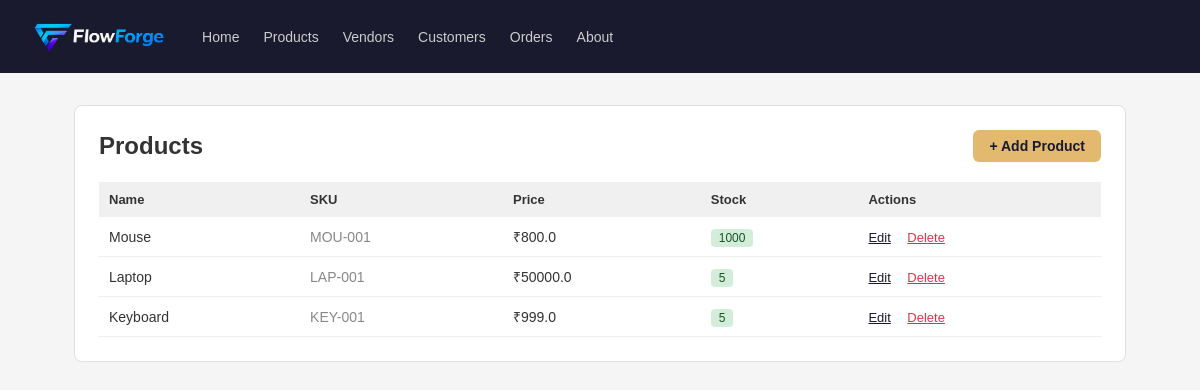
Page /products on the committed database.
### tables this page shows
CREATE TABLE products (
            id INTEGER PRIMARY KEY AUTOINCREMENT,
            name TEXT NOT NULL,
            sku TEXT UNIQUE NOT NULL,
            unit_price REAL NOT NULL,
            stock_qty INTEGER DEFAULT 0,
            description TEXT
        );

### App.py (the view)
@app.route('/products')
def products_list():
    db = get_db()
    products = db.execute('SELECT * FROM products').fetchall()
    db.close()
    return render_template('products/list.html', products=products)

### database.py (called while the page is built)
def get_db():
    conn = sqlite3.connect(DATABASE)
    conn.row_factory = sqlite3.Row
    return conn

### templates/products/list.html (shortened to what this page needs)
{% extends "base.html" %}
{% block content %}
<div class="card">
    <div style="display: flex; justify-content: space-between; align-items: center;">
        <h2>Products</h2>
        <a href="/products/add" style="background: #e2b96f; color: #1a1a2e; padding: 8px 16px;
           border-radius: 6px; text-decoration: none; font-size: 14px; font-weight: 600;">
            + Add Product
        </a>
    </div>
    <table style="width: 100%; border-collapse: collapse; margin-top: 20px;">
        <thead>
            <tr style="background: #f0f0f0;">
                <th style="padding: 10px; text-align: left; font-size: 13px;">Name</th>
                <th style="padding: 10px; text-align: left; font-size: 13px;">SKU</th>
                <th style="padding: 10px; text-align: left; font-size: 13px;">Price</th>
                <th style="padding: 10px; text-align: left; font-size: 13px;">Stock</th>
                <th style="padding: 10px; text-align: left; font-size: 13px;">Actions</th>
            </tr>
        </thead>
        <tbody>
            {% for product in products %}
            <tr style="border-bottom: 1px solid #eee;">
                <td style="padding: 10px; font-size: 14px;">{{ product['name'] }}</td>
                <td style="padding: 10px; font-size: 14px; color: #888;">{{ product['sku'] }}</td>
                <td style="padding: 10px; font-size: 14px;">₹{{ product['unit_price'] }}</td>
                <td style="padding: 10px; font-size: 14px;">
                    <span style="background: {% if product['stock_qty'] < 5 %}#f8d7da{% else %}#d4edda{% endif %};
                                 color: {% if product['stock_qty'] < 5 %}#721c24{% else %}#155724{% endif %};
                                 padding: 2px 8px; border-radius: 4px; font-size: 12px;">
                        {{ product['stock_qty'] }}
                    </span>
                </td>
                <td style="padding: 10px;">
                    <a href="/products/edit/{{ product['id'] }}"
                       style="font-size: 13px; color: #1a1a2e; margin-right: 12px;">Edit</a>
                    <a href="/products/delete/{{ product['id'] }}"
                       style="font-size: 13px; color: #dc3545;"
                       onclick="return confirm('Delete karna chahte ho?')">Delete</a>
                </td>
            </tr>
            {% else %}
            <tr>
                <td colspan="5" style="padding: 20px; text-align: center; color: #aaa; font-size: 14px;">
                    Koi product nahi abhi. "+ Add Product" click karo!
                </td>
            </tr>
            {% endfor %}
        </tbody>
    </table>
</div>
{% endblock %}

### templates/base.html (style rules this page uses)
* { margin: 0; padding: 0; box-sizing: border-box; }
body { font-family: sans-serif; background: #f5f5f5; color: #333; }
.card { background: white; border-radius: 8px; padding: 24px; border: 1px solid #e0e0e0; }

### rows in the picture
products: name "Mouse", sku "MOU-001", unit_price "800.0", stock_qty "1000"
products: name "Laptop", sku "LAP-001", unit_price "50000.0", stock_qty "5"
products: name "Keyboard", sku "KEY-001", unit_price "999.0", stock_qty "5"
